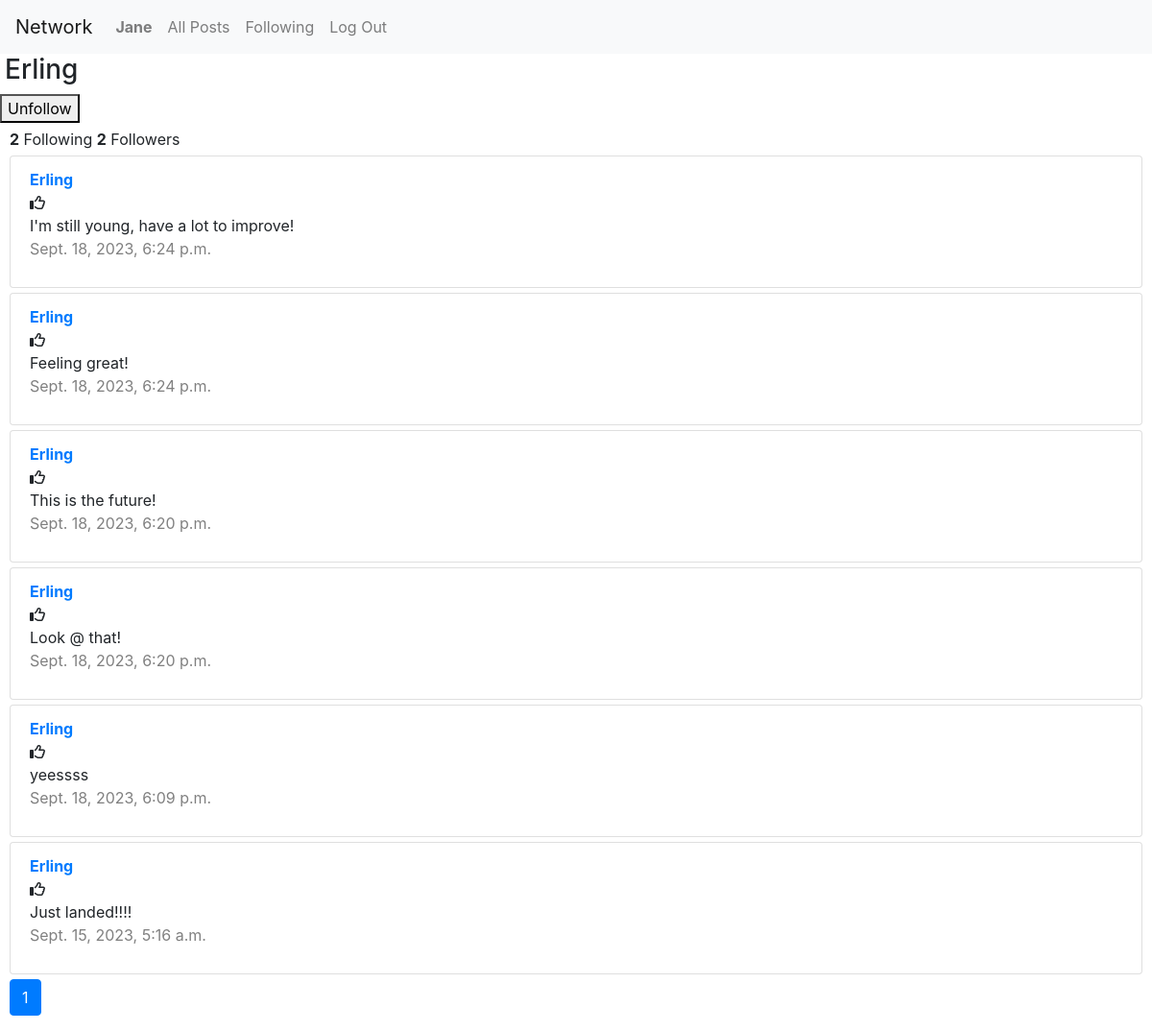
Page /profile/Erling (signed in) on the committed database.
### network/models.py (models this page shows, shortened)
class User(AbstractUser):
    following = models.ManyToManyField('self', symmetrical=False, blank=True, related_name='followers')

class Post(models.Model):
    user = models.ForeignKey(User, on_delete=models.CASCADE, related_name="posts")
    content = models.TextField()
    created_at = models.DateTimeField(auto_now_add=True)

### network/views.py (the view)
# urls.py: path("profile/<str:username>", views.profile, name="profile"),
@login_required
def profile(request, username):
    current_user = request.user
    profile_user = User.objects.get(username=username)
    followers = profile_user.followers.all()
    following = profile_user.following.all()
    posts_for_specific_user = Post.objects.filter(user__username=username).order_by('-created_at')
    page_obj = paginate(request, posts_for_specific_user)
    return render(request, "network/profile.html",{
        'profile_user': profile_user,
        'current_user': current_user,
        'followers': followers,
        'following': following,
        'page_obj': page_obj})

### network/views.py (called while the page is built)
def paginate(request, posts):
    paginator = Paginator(posts, 10)  # Show 10 contacts per page.
    page_number = request.GET.get("page")
    page_obj = paginator.get_page(page_number)
    return page_obj

### network/templates/network/profile.html (shortened to what this page needs)
{% extends "network/layout.html" %}
{% load static %}
{% block body %}
    <div>
        <h3>{{ profile_user.username }}</h3>
        {% if user != profile_user %}
            {% if user not in profile_user.followers.all %}
                <button id="follow-button" style="display: block;">Follow</button>
                <button id="unfollow-button" style="display: none;">Unfollow</button>
            {% else %}
                <button id="unfollow-button" style="display: block;">Unfollow</button>
            {% endif %}
        {% endif %}
        <div class="follower-following">
            <strong>{{ following|length }}</strong> Following
            <strong class="indented">{{ followers|length }}</strong> Followers
        </div>
    </div>
    <div>
       {% include 'network/post_list.html' with posts=posts %}
    </div>
{% endblock %}

### network/templates/network/layout.html (shortened to what this page needs)
{% load static %}
<!DOCTYPE html>
<html lang="en">
    <head>
        <link rel="stylesheet" href="https://stackpath.bootstrapcdn.com/bootstrap/4.4.1/css/bootstrap.min.css">
        <link href="{% static 'network/styles.css' %}" rel="stylesheet">
        <link rel="stylesheet" href="https://cdnjs.cloudflare.com/ajax/libs/font-awesome/6.4.2/css/all.min.css" />
    </head>
    <body>
        <nav class="navbar navbar-expand-lg navbar-light bg-light">
            <a class="navbar-brand" href="#">Network</a>
            <div>
              <ul class="navbar-nav mr-auto">
                {% if user.is_authenticated %}
                    <li class="nav-item">
                        <a class="nav-link" href="{% url 'profile' username=user.username %}"><strong>{{ user.username }}</strong></a>
                    </li>
                {% endif %}
                <li class="nav-item">
                  <a class="nav-link" href="{% url 'index' %}">All Posts</a>
                </li>
                {% if user.is_authenticated %}
                    <li class="nav-item">
                        <a class="nav-link" href="{% url 'following' %}">Following</a>
                    </li>
                    <li class="nav-item">
                        <a class="nav-link" href="{% url 'logout' %}">Log Out</a>
                    </li>
                {% endif %}
              </ul>
            </div>
          </nav>
        <div class="body">
            {% block body %}
            {% endblock %}
        </div>
    </body>
</html>

### network/templates/network/post_list.html (shortened to what this page needs)
{% load static %}
<ul class="list-group">
    {% for post in page_obj %}
        <div id="post" data-post-id="{{ post.id }}">
            <li class="list-group-item">
                <strong><a href="{% url 'profile' username=post.user.username %}">{{ post.user.username }}</a></strong> <br>
                {% if user.is_authenticated %}
                    {% if user == post.user %}
                        <button class="btn btn-sm btn-outline-primary edit-button" data-toggle="modal" data-target="#modal_edit_post_{{ post.id }}">Edit</button><br>
                        <div class="modal fade" id="modal_edit_post_{{ post.id }}" tabindex="-1" role="dialog" aria-labelledby="modal_edit_post_{{ post.id }}_label" aria-hidden="true">
                            <div class="modal-dialog" role="document">
                                <div class="modal-content">
                                <div class="modal-header">
                                    <h5 class="modal-title">Edit Post</h5>
                                    <button type="button" class="close" data-dismiss="modal" aria-label="Close">
                                    <span aria-hidden="true">&times;</span>
                                    </button>
                                </div>
                                <div class="modal-body">
                                    <textarea class="form-control" name="content" id="textarea_{{ post.id }}" rows="5">{{ post.content }}</textarea>
                                </div>
                                <div class="modal-footer">
                                    <button type="button" class="btn btn-primary" onclick="submitHandler({{ post.id }})">Save changes</button>
                                    <button type="button" class="btn btn-secondary" data-dismiss="modal">Close</button>
                                </div>
                                </div>
                            </div>
                        </div>
                    {% else %}
                        {% if post.id in whoYouLiked%}
                        <i class="fa-solid fa-thumbs-up" id="{{ post.id }}" onclick="likeHandler({{ post.id }}, '{{ whoYouLiked }}')"></i>
                        {% else%}
                        <i class="fa-regular fa-thumbs-up" id="{{ post.id }}" onclick="likeHandler({{ post.id }}, '{{ whoYouLiked }}')"></i>
                        {% endif %}
                    {% endif%}
                {% endif%}
                <div class="post-content" id="content_{{ post.id }}">
                    {{ post.content }}
                </div>
                <p class="date">{{ post.created_at }}</p>
            </li>
        </div>
    {% endfor %}
</ul>
<span class="step-links">
    <nav aria-label="Page navigation">
        <ul class="pagination">
                {% for page_num in page_obj.paginator.page_range %}
                    <li class="page-item {% if page_num == page_obj.number %}active{% endif %}">
                        <a class="page-link" href="{% url 'index' %}?page={{ page_num }}">{{ page_num }}</a>
                    </li>
                {% endfor %}
        </ul>
    </nav>
</span>

### network/static/network/styles.css (style rules this page uses)
h1, h3 { margin-left: 5px; }
.list-group-item, .follower-following, .pagination { margin-left: 10px; margin-right: 10px; margin-top: 5px; }
.date { color: grey; }

### rows in the picture
User: username "Jane"
User: username "Erling"
Post: user.username "Erling", content "I'm still young, have a lot to improve!", created_at "Sept. 18, 2023, 6:24 p.m."
Post: user.username "Erling", content "Feeling great!", created_at "Sept. 18, 2023, 6:24 p.m."
Post: user.username "Erling", content "This is the future!", created_at "Sept. 18, 2023, 6:20 p.m."
Post: user.username "Erling", content "Look @ that!", created_at "Sept. 18, 2023, 6:20 p.m."
Post: user.username "Erling", content "yeessss", created_at "Sept. 18, 2023, 6:09 p.m."
Post: user.username "Erling", content "Just landed!!!!", created_at "Sept. 15, 2023, 5:16 a.m."

### other values in the picture
{{ following|length }} "2"
{{ followers|length }} "2"
{{ page_num }} "1"
